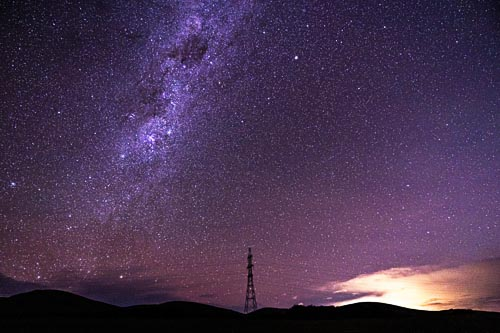
#> input picture python_source/OpenCV/stars.jpg, 500 x 333 px
$ python imageBlending.py
#> lines starting #> are read from the running program, lines starting #| are printed output that depends on the picture
import numpy as np
import cv2

def onMouse(x):
    pass

def imgBlending(imgfile1, imgfile2) :
#> called with imgfile1 = 'stars.jpg', imgfile2 = 'lake.jpg'
    img1 = cv2.imread(imgfile1)
#> img1 is the input picture: shape (333, 500, 3); mean B, G, R 82.4, 52.6, 73.4
    img2 = cv2.imread(imgfile2)
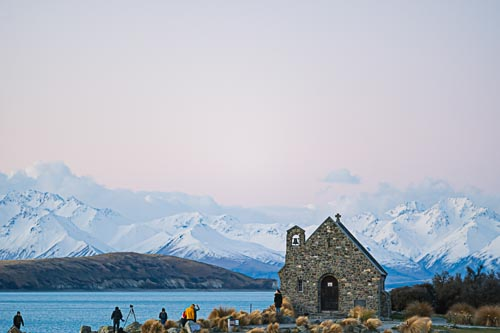
#> input picture python_source/OpenCV/lake.jpg, 500 x 333 px
#> img2 is the input picture: shape (333, 500, 3); mean B, G, R 191.4, 180, 172.8

    cv2.namedWindow('ImgPane')
    cv2.createTrackbar('MIXING', 'ImgPane', 0, 100, onMouse)
#> slider 'MIXING' is set to 33
    mix = cv2.getTrackbarPos('MIXING', 'ImgPane')

    while True:
        img = cv2.addWeighted(img1, float(100-mix)/100, img2, float(mix)/100, 0)
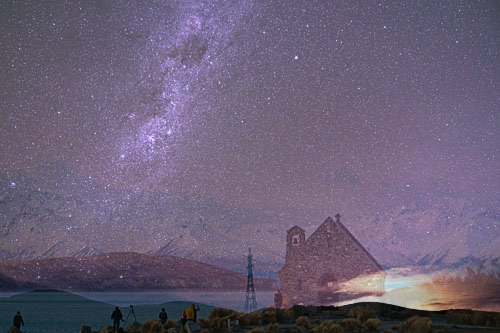
#> img: shape (333, 500, 3); mean B, G, R 118.4, 94.6, 106.2
        cv2.imshow('ImgPane', img)

        k = cv2.waitKey(1) & 0xFF
#> (key Esc is pressed here)
        if k == 27:
            break

        mix = cv2.getTrackbarPos('MIXING', 'ImgPane')

    cv2.destroyAllWindows()

imgBlending('stars.jpg', 'lake.jpg')
